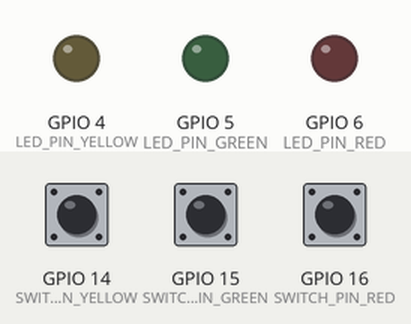
Recording of a program running on a simulated Raspberry Pi (BCM pin numbers). On the bench: output pins drawn as LEDs (lit = HIGH). The test bench sets the inputs (shaded band); at power-on: GPIO 14 (SWITCH_PIN_YELLOW) LOW, GPIO 15 (SWITCH_PIN_GREEN) LOW, GPIO 16 (SWITCH_PIN_RED) LOW.

Above: at 1.2 s.
1.3 s: GPIO 14 (SWITCH_PIN_YELLOW) pulled HIGH for 0.15 s
At 1.37 s:
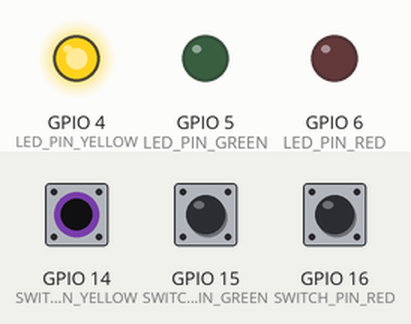
2.9 s: GPIO 15 (SWITCH_PIN_GREEN) pulled HIGH for 0.15 s
At 2.97 s:
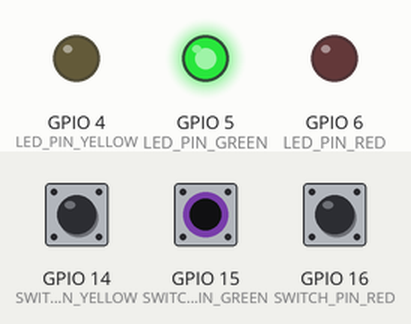
4.5 s: GPIO 16 (SWITCH_PIN_RED) pulled HIGH for 0.15 s
At 4.57 s:
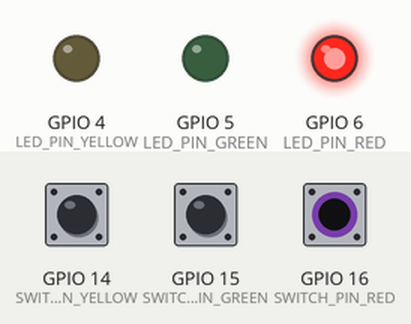
6.1 s: GPIO 16 (SWITCH_PIN_RED) pulled HIGH for 3.2 s
At 9.7 s:
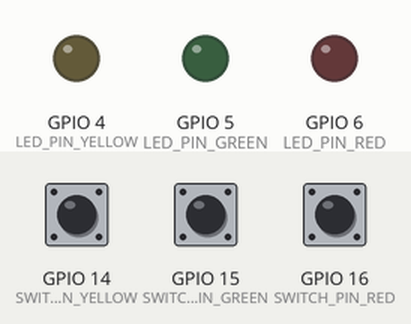
10.8 s: GPIO 14 (SWITCH_PIN_YELLOW) pulled HIGH for 3.2 s
At 12.0 s:
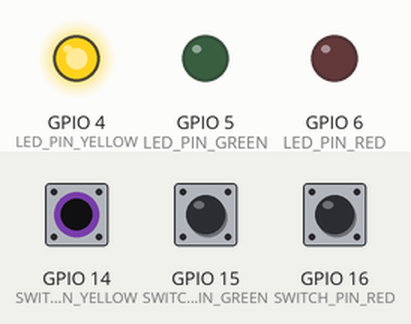
15.5 s: GPIO 14 (SWITCH_PIN_YELLOW) driven HIGH and GPIO 15 (SWITCH_PIN_GREEN) driven HIGH
At 15.9 s:
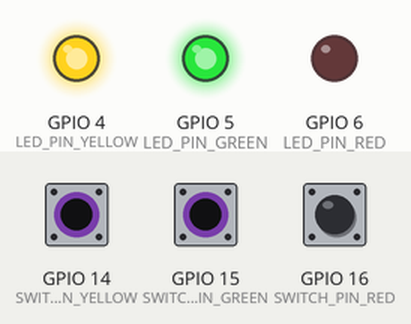
Timing chart, 0 to 18.0 s (numbered marks = the images above; inputs shaded):
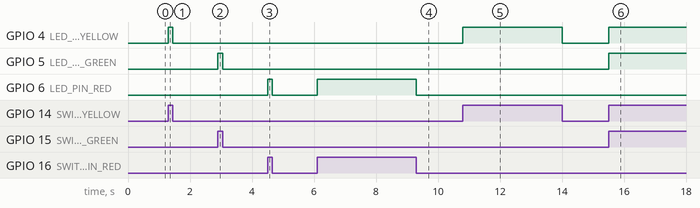

The program:

switch_led_copy.py
```python
import RPi.GPIO as GPIO

LED_PIN_GREEN = 5
LED_PIN_RED = 6
LED_PIN_YELLOW = 4

SWITCH_PIN_GREEN = 15
SWITCH_PIN_RED = 16
SWITCH_PIN_YELLOW = 14


GPIO.setmode(GPIO.BCM)

GPIO.setup(LED_PIN_GREEN, GPIO.OUT)
GPIO.setup(LED_PIN_RED, GPIO.OUT)
GPIO.setup(LED_PIN_YELLOW, GPIO.OUT)

GPIO.setup(SWITCH_PIN_GREEN, GPIO.IN, pull_up_down=GPIO.PUD_DOWN)
GPIO.setup(SWITCH_PIN_RED, GPIO.IN, pull_up_down=GPIO.PUD_DOWN)
GPIO.setup(SWITCH_PIN_YELLOW, GPIO.IN, pull_up_down=GPIO.PUD_DOWN)

try:
  while True:
    val_g = GPIO.input(SWITCH_PIN_GREEN)
    val_r = GPIO.input(SWITCH_PIN_RED)
    val_y = GPIO.input(SWITCH_PIN_YELLOW)

    GPIO.output(LED_PIN_GREEN,val_g)
    GPIO.output(LED_PIN_RED,val_r)
    GPIO.output(LED_PIN_YELLOW,val_y)

finally:
  GPIO.cleanup()
  print('cleanup and exit')
```

Measured:
- after the input at 1.3 s, GPIO 4 (LED_PIN_YELLOW): LOW → HIGH at once, → LOW 0.15 s later
- after the input at 2.9 s, GPIO 5 (LED_PIN_GREEN): LOW → HIGH at once, → LOW 0.15 s later
- after the input at 4.5 s, GPIO 6 (LED_PIN_RED): LOW → HIGH at once, → LOW 0.15 s later
- after the input at 6.1 s, GPIO 6 (LED_PIN_RED): LOW → HIGH at once, → LOW 3.2 s later
- after the input at 10.8 s, GPIO 4 (LED_PIN_YELLOW): LOW → HIGH at once, → LOW 3.2 s later
- after the input at 15.5 s, GPIO 4 (LED_PIN_YELLOW), GPIO 5 (LED_PIN_GREEN): LOW → HIGH at once
